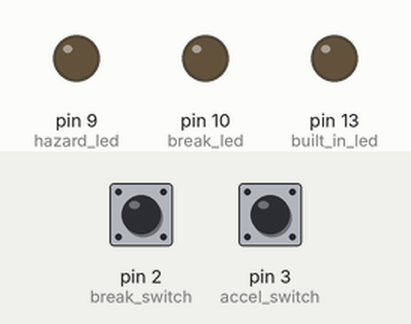
A sketch run on a simulated Arduino Uno, built with avr-gcc and run on an emulated ATmega328P. Shown: output pins drawn as LEDs (lit = HIGH). The inputs (shaded band) are chosen by the test bench; at power-on: pin 2 (break_switch) LOW, pin 3 (accel_switch) LOW. What the sketch prints to the serial monitor is not drawn.

Above: at 1.2 s.
1.3 s: pin 2 (break_switch) pulled HIGH for 3.2 s
At 5.3 s:
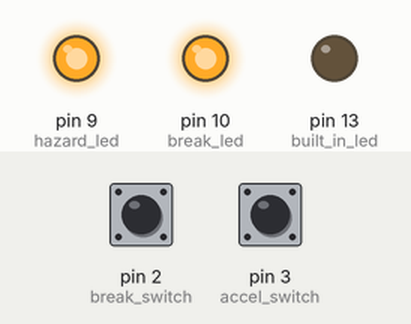
6.0 s: pin 3 (accel_switch) pulled HIGH for 0.15 s
At 7.0 s:
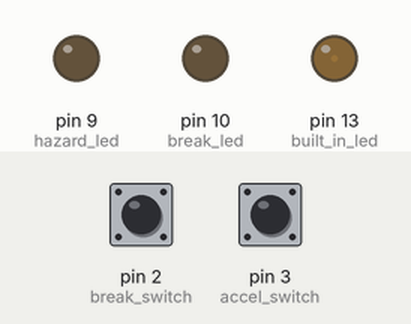
7.6 s: pin 2 (break_switch) pulled HIGH for 0.15 s
At 7.9 s:
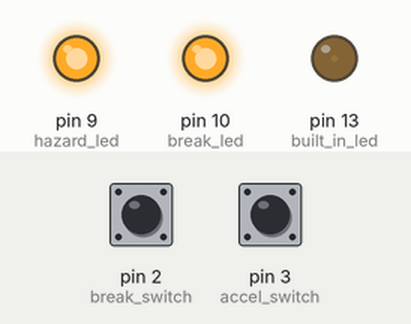
9.2 s: pin 2 (break_switch) pulled HIGH for 1 s
At 9.8 s:
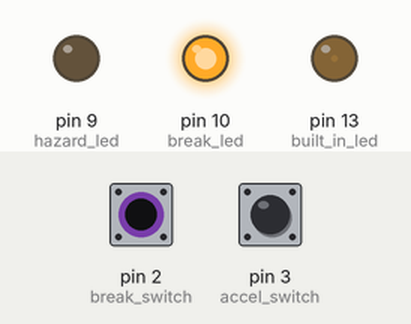
11.7 s: pin 3 (accel_switch) pulled HIGH for 1 s
At 12.2 s:
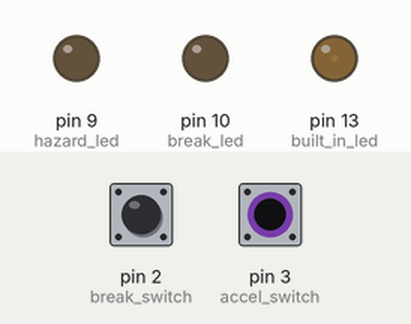
Timing chart, 0 to 14.7 s (numbered marks = the images above; inputs shaded):
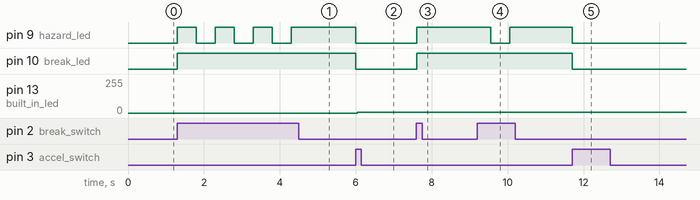

Measured:
- after the input at 1.3 s, pin 9 (hazard_led): alternates HIGH for 0.50 s and LOW for 0.50 s, 7 changes in all, then stays HIGH, starting at once; pin 10 (break_led): LOW → HIGH at once
- after the input at 6.0 s, pin 9 (hazard_led), pin 10 (break_led): HIGH → LOW at once; pin 13 (built_in_led): 0/255 → 6/255 at once
- after the input at 7.6 s, pin 9 (hazard_led), pin 10 (break_led): LOW → HIGH at once
- after the input at 9.2 s, pin 9 (hazard_led): HIGH → LOW after 0.35 s, → HIGH 0.50 s later
- after the input at 11.7 s, pin 9 (hazard_led), pin 10 (break_led): HIGH → LOW at once

The sketch:

timer.ino
```cpp
// 2-2 브레이크 시스템 타이머 인터럽트 사용

#define break_switch (2)
#define accel_switch (3)
#define hazard_led (9)
#define break_led (10)

#define ON HIGH
#define OFF LOW

bool run_once = false;
bool toggle1 = false;
uint16_t count1 = 0;


void setup() {
  //set pins as outputs
  Serial.begin(9600);
  Serial.println("reset");

  pinMode(2, INPUT);
  pinMode(3, INPUT);
  pinMode(9, OUTPUT);
  pinMode(10, OUTPUT);
  pinMode(13, OUTPUT);  // built in led

  cli();  //stop interrupts

  set_timer_1KHz();

  sei();  //allow interrupts

}  //end setup

void loop() {
  //do other things here
  if (run_once == true) {
    run_once = false;

    digitalWrite(13, HIGH);

    if (digitalRead(break_switch) == ON) {
      digitalWrite(break_led, HIGH);

      if (count1 == 0) {
        if (toggle1 == false) {
          digitalWrite(hazard_led, HIGH);
        } else {
          digitalWrite(hazard_led, LOW);
        }
      }

      if (++count1 >= 500) {  // 1ms X 2000 = 2초
        count1 = 0;
        toggle1 = !toggle1;
      }
    }

    if ((digitalRead(accel_switch) == ON) && (digitalRead(break_switch) == OFF)) {
      count1 = 0;
      toggle1 = false;

      digitalWrite(break_led, LOW);
      digitalWrite(hazard_led, LOW);
    }

    digitalWrite(13, LOW);
  }
}

ISR(TIMER1_COMPA_vect) {
  run_once = true;
}

void set_timer_1KHz() {
  //set timer1 interrupt at 1KHz
  TCCR1A = 0;  // set entire TCCR1A register to 0
  TCCR1B = 0;  // same for TCCR1B
  TCNT1 = 0;   //initialize counter value to 0
  // set compare match register for 1KHz increments
  OCR1A = 249;  // = (16*10^6) / (1000*64) - 1 (must be <65536)
  // turn on CTC mode
  TCCR1B |= (1 << WGM12);
  // Set CS11 and CS10 bits for 64 prescaler
  TCCR1B |= (1 << CS11) | (1 << CS10);
  // enable timer compare interrupt
  TIMSK1 |= (1 << OCIE1A);
}
```
